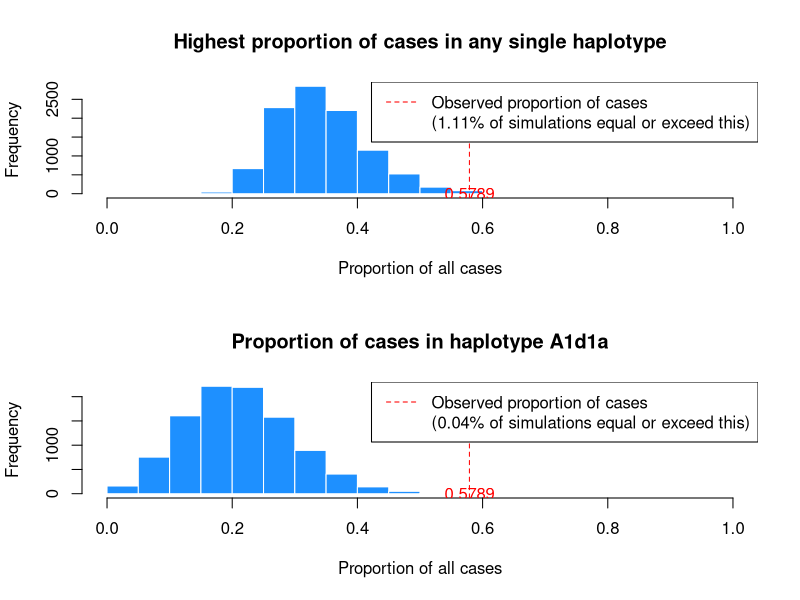

The R script that drew this image:
# Horizontal tranfer events - basic simulation study
# Author: Kevin Gori
# Date: 22-11-2018
#
# Description:
# Very basic simulation:
#    we observed 19 HT events among 18 haplotypes, that occur in the frequencies given by `totals`
# Simulation, single rep:
#   Randomly assign 19 HT events to our 18 haplotypes, weighted by their frequency of occurrence


############
# Input data
############
haplotypes <- c("A1a1", "B1", "A1d1a", "C1", "C2", "A1f", "A1h", "A2", "A1e", "A6", "A1b", "A1c", "A1d2", "A1d1", "A4", "A5", "B2", "A1")
totals <- c(144, 98, 97, 39, 26, 18, 15, 11, 10, 9, 6, 6, 5, 3, 3, 2, 2, 1)
cases <- c(5, 1, 11, 0, 0, 0, 0, 0, 1, 0, 0, 0, 0, 1, 0, 0, 0, 0)
names(totals) <- haplotypes
names(cases) <- haplotypes


################
# Simulated data
################
set.seed(76) # <- Always same results for given random number seed
simulation_reps <- 10000 # Run this many iterations of the simulation

# Generate simulated data
counts <- matrix(0, nrow=simulation_reps, ncol=18, dimnames=list(1:simulation_reps, haplotypes))
for (i in 1:nrow(counts)) {
    .sample <- sample(haplotypes, size = sum(cases), replace = TRUE, prob = totals)
    .counts <- table(.sample)
    counts[i, names(.counts)] <- .counts
}


######################
# Function definitions
######################
draw_hist <- function(data, nbins, observed = NULL, ...) {
    hist(data, breaks = seq(0, 1, length.out = nbins + 1),
         xlim = c(0, 1), col = "dodgerblue", border = "white",
         xlab = "Proportion of all cases",
         ...)
    if (!is.null(observed)) {
        abline(v = observed, col = "red", lty = 2)
        frac.gt <- sum(data >= observed) / length(data)
        legend("topright", legend = c("Observed proportion of cases",
                                      paste0("(", 100*frac.gt,"% of simulations equal or exceed this)")),
               lty = c(2, 0), col = c("red", "white"))
        text(x = observed, y = -.1, formatC(observed), col = "red")
        cat(paste("Assuming all haplotypes have the same chance of generating a horizontal transfer,\n",
                     "and exactly 19 events occur over the cohort,\n",
                     sprintf("the empirical p-value = %.4f\n", frac.gt)))
    }
}

#####################
# Analysis of results
#####################
par(mfrow = c(2, 1))

# Look at the highest proportion of the total number of cases that occur in any single haplotype
print("Looking at highest proportion in any haplotype...")
max.prop <- apply(t(apply(counts, 1, function(r) r/sum(r))), 1, max)
draw_hist(max.prop, nbins = 20, observed = max(cases)/sum(cases),
          main = "Highest proportion of cases in any single haplotype")

# Look at the proportion in our haplotype of interest, A1d1a
print("Looking at our favourite haplotype...")
prop.a1d1a <- t(apply(counts, 1, function(r) r/sum(r)))[, "A1d1a"]
draw_hist(prop.a1d1a, nbins = 20, observed = cases["A1d1a"]/sum(cases),
          main = "Proportion of cases in haplotype A1d1a")


# Uncomment to look at other haplotypes...
# prop.b1 <- t(apply(counts, 1, function(r) r/sum(r)))[, "B1"]
# draw_hist(prop.b1, nbins = 19, observed = cases["B1"]/sum(cases),
#           title = "Proportion of cases in haplotype B1")
#
# prop.a1 <- t(apply(counts, 1, function(r) r/sum(r)))[, "A1"]
# draw_hist(prop.a1, nbins = 19, observed = cases["A1"]/sum(cases),
#           title = "Proportion of cases in haplotype A1")
